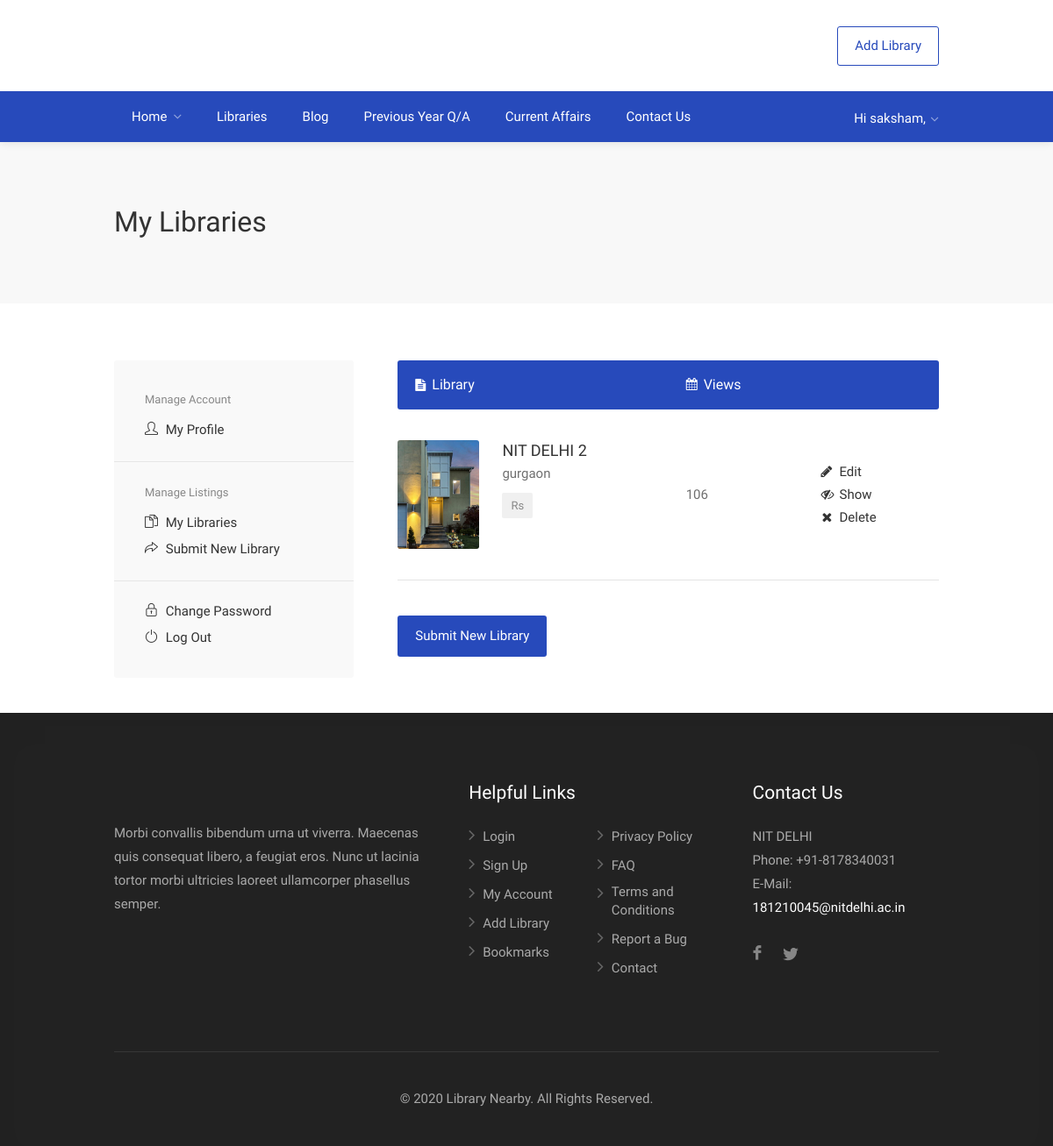
Before: /my-libraries (signed in) with the older database file.
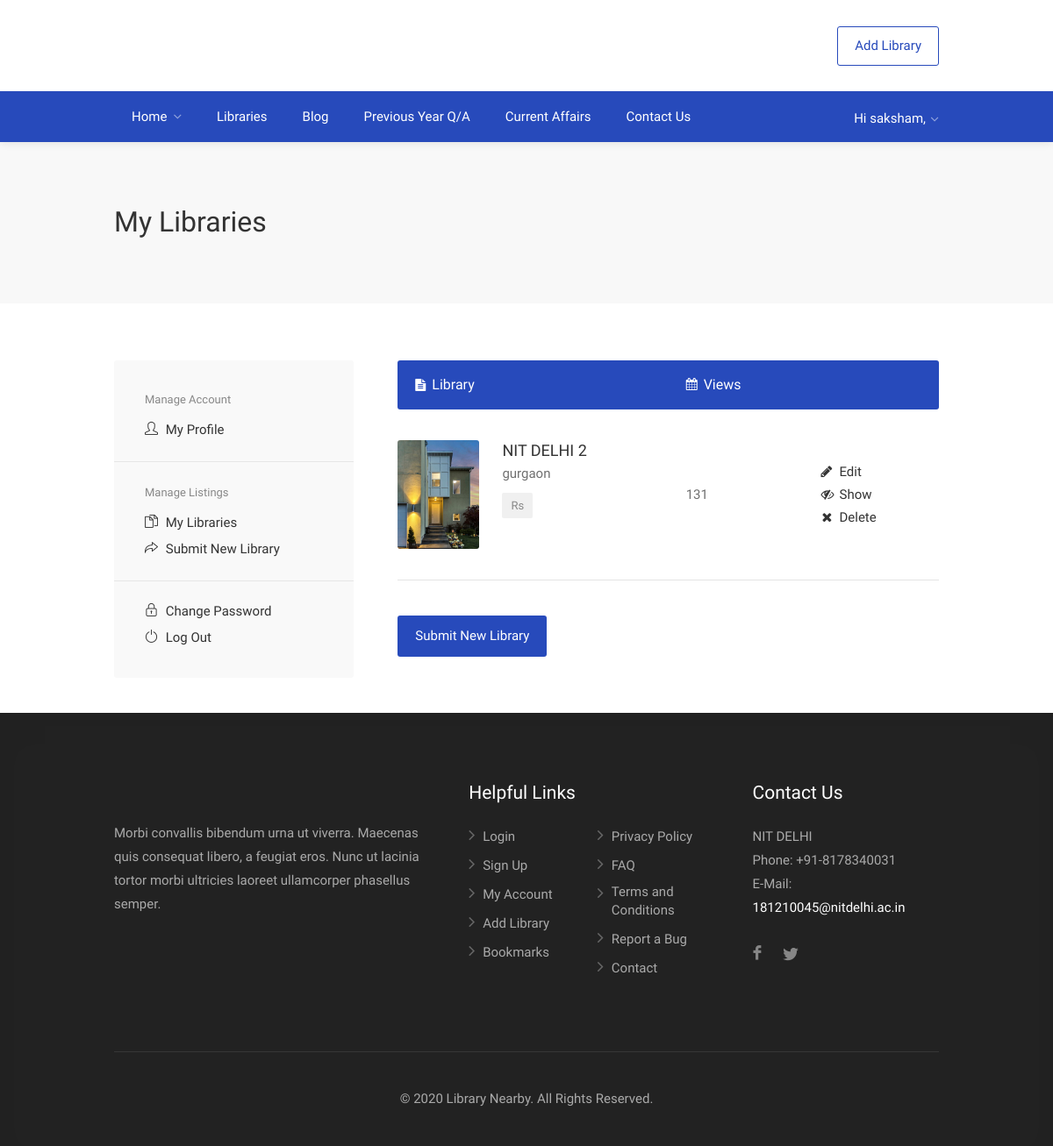
After: the same page with the newer database file.
### core/models.py (models this page shows, shortened)
class library(models.Model):
    name = models.CharField(max_length=50)
    owner = models.ForeignKey(User, on_delete=models.CASCADE)
    owner_fname= models.CharField(max_length=50)
    owner_lname= models.CharField(max_length=50)
    email = models.EmailField()
    mobile_no = models.IntegerField()
    addr1 = models.CharField(max_length=50)
    addr2 = models.CharField(max_length=50)
    city = models.CharField(max_length=50)
    pincode = models.IntegerField()
    state = models.CharField(max_length=50)
    longitude = models.FloatField(blank=True, null=True)
    latitude = models.FloatField(blank=True, null=True)
    landline = models.IntegerField(blank=True, null=True)
    ammenities = models.ManyToManyField(ammenities)
    library_description = models.TextField(max_length=500)
    past_record_of_students = models.TextField(max_length=500, blank=True, null=True)
    payment_methods = models.ManyToManyField(payment_methods)
    fb_url = models.CharField(max_length=200, blank=True, null=True)
    insta = models.CharField(max_length=100, blank=True, null=True)
    google_map = models.CharField(max_length=100, blank=True, null=True)
    website = models.CharField(max_length=50, blank=True, null=True)
    main_image = models.ImageField()
    no_of_seats = models.IntegerField()
    opening_days = models.ManyToManyField(weekday)
    opening_time = models.TimeField()
    closing_time = models.TimeField()
    non_refundable_charges = models.IntegerField(blank=True, null=True)
    min_monthly_charges = models.IntegerField()
    min_price_range = models.IntegerField(blank=True, null=True)
    max_price_range = models.IntegerField(blank=True, null=True)
    verified = models.BooleanField(default=False)
    visible = models.BooleanField(default=True)
    views = models.IntegerField(default=0)
    class Meta:
        verbose_name_plural = 'Libraries'

### core/views.py (the view)
# urls.py: path('my-libraries', views.myLibraries, name='mylibraries'),
@login_required
def myLibraries(request):
    libraries = models.library.objects.filter(owner = request.user)
    context = {
        'libraries': libraries,
    }
    return render(request, 'dashboard/mylibraries.html', context)

### templates/dashboard/mylibraries.html
{% extends 'base.html' %}
{% load static %}
{% block content %}
    <div id="titlebar">
        <div class="container">
            <div class="row">
                <div class="col-md-12">
                    <h2>My Libraries</h2>
                </div>
            </div>
        </div>
    </div>
    <div class="container">
        <div class="row">
            {% include 'dashboard/dashboardsidenav.html' %}
            <div class="col-md-8">
                <table class="manage-table responsive-table">
                    <tr>
                        <th><i class="fa fa-file-text"></i> Library</th>
                        <th class="expire-date"><i class="fa fa-calendar"></i> Views</th>
                        <th></th>
                    </tr>
                    {% for library in libraries %}
                    <tr>
                        <td class="title-container">
                            <img src="{{ library.main_image.url }}" alt="">
                            <div class="title">
                                <h4><a href="{% url 'core:library' library.id %}">{{ library.name }}</a></h4>
                                <span>{{ library.city }} </span>
                                <span class="table-property-price">Rs {{ library.min_monthly_price }}</span>
                            </div>
                        </td>
                        <td class="expire-date">{{ library.views }}</td>
                        <td class="action">
                            <a href="{% url 'core:editlibrary' library.id %}"><i class="fa fa-pencil"></i> Edit</a>
                            {% if library.visible %}
                            <a href="{% url 'core:hidelibrary' library.id %}"><i class="fa  fa-eye-slash"></i> Hide</a>
                            {% else %}
                            <a href="{% url 'core:showlibrary' library.id %}"><i class="fa  fa-eye-slash"></i> Show</a>
                            {% endif %}
                            <a href="{% url 'core:deletelibrary' library.id %}" class="delete"><i class="fa fa-remove"></i> Delete</a>
                        </td>
                    </tr>
                    {% endfor %}
                </table>
                <a href="{% url 'core:addlibrary' %}" class="margin-top-40 button">Submit New Library</a>
            </div>
        </div>
    </div>
{% endblock content %}

Changed rows visible on the page:
changed library "NIT DELHI 2": views "106" → "131"
